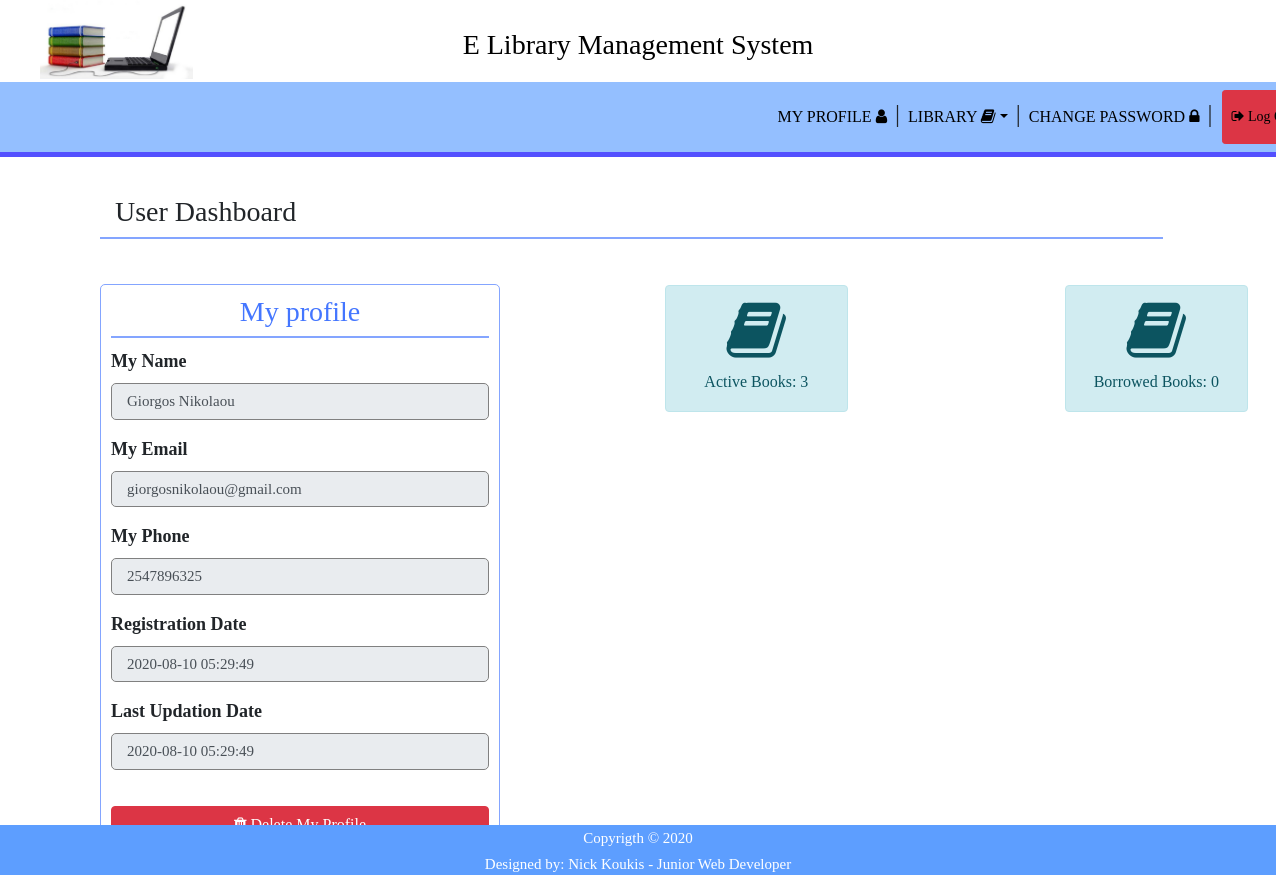
The app's page /user_dashboard.php (signed in) with its own data.
### tables this page shows
CREATE TABLE `students` (
  `id` int(11) NOT NULL,
  `username` varchar(200) NOT NULL,
  `email` varchar(200) NOT NULL,
  `phone` varchar(200) NOT NULL,
  `reg_date` timestamp NULL DEFAULT current_timestamp(),
  `upd_date` timestamp NULL DEFAULT NULL ON UPDATE current_timestamp(),
  `status` int(1) DEFAULT 1,
  `password` varchar(200) NOT NULL
);

### session.php (called while the page is built, shortened)
<?php
include 'includes/config.php';
$user_check=$_SESSION['login_user'];
$query = "SELECT username,id FROM students WHERE username='$user_check'";
$result = mysqli_query($db,$query);
$row=mysqli_fetch_array($result);
$loggedin_id=$row['id'];
?>

### user_dashboard.php (the view, shortened to what this page needs)
<?php include 'server.php';
include 'includes/config.php';
include('session.php');
?>
<!DOCTYPE html>
<html lang="en">
<head>
    <link rel="stylesheet" href="https://stackpath.bootstrapcdn.com/bootstrap/4.5.2/css/bootstrap.min.css">
    <link rel="stylesheet" href="https://cdnjs.cloudflare.com/ajax/libs/font-awesome/4.7.0/css/font-awesome.min.css">
    <link rel="stylesheet" href="assets/CSS/user_header.css">
    <link rel="stylesheet" href="assets/CSS/user_dashboard.css">
    <link rel="stylesheet" href="assets/CSS/footer.css">
</head>
<body>
<?php include 'includes/user_header.php'; ?>
    <div class="col-10" id="user_header">
            <h3>User Dashboard</h3>
    </div>
    <div class="container_form">
        <form method="post">
            <?php
                $query= "SELECT * FROM students where id=$loggedin_id";
                $result=mysqli_query($db,$query);
                if($result){
                    foreach ($result as $row){
            ?>
                <div class="col-12" id="profile_header">
                    <h3>My profile</h3>
                </div>
                <div class="form-group">
                    <label for="username">My Name</label>
                    <input type="text" class="form-control" id="username" name="username" value="<?php echo $row['username'];?>" readonly>
                </div>
                <div class="form-group">
                    <label for="email">My Email</label>
                    <input type="text" class="form-control" id="email" name="email" value="<?php echo $row['email'];?>" readonly>
                </div>
                <div class="form-group">
                    <label for="phone">My Phone</label>
                    <input type="text" class="form-control" id="phone" name="phone" value="<?php echo $row['phone'];?>" readonly>
                </div>
                <div class="form-group">
                    <label for="reg_date">Registration Date</label>
                    <input type="text" class="form-control" id="reg_date" name="reg_date" value="<?php echo $row['reg_date'];?>" readonly>
                </div>
                <div class="form-group">
                    <label for="upd_date">Last Updation Date</label>
                    <input type="text" class="form-control" id="upd_date" name="upd_date" value="<?php echo $row['upd_date'];?>" readonly>
                </div>
            <?php
                }
            }
            ?>
        </form>
        <a href="delete_user_acc.php" onclick="return confirm('Are you sure you want to delete permanently your account?');"><button class="btn btn-danger"><i class="fa fa-trash"></i> Delete My Profile</button></a>
    </div>
    <div class="col-md-2 book">
            <div class="alert alert-info back-widget-set text-center">
              <i class="fa fa-book fa-4x"></i>
              <?php
                    $status = 1;
                    $query ="SELECT count(*) from books where status='$status'";
                    $result = mysqli_query($db,$query);
              ?>
              <h6>Active Books: <?php while ($row = mysqli_fetch_array($result)) {
                      echo $row[0];
                    }?>
              </h6>
            </div>
      </div>
      <div class="col-md-2 borrowed_books">
            <div class="alert alert-info back-widget-set text-center">
              <i class="fa fa-book fa-4x"></i>
              <?php
                    $query ="SELECT count(*) from borrow_books where student_name='$user_check'";
                    $result = mysqli_query($db,$query);
              ?>
              <h6>Borrowed Books: <?php while ($row = mysqli_fetch_array($result)) {
                      echo $row[0];
                    }?>
              </h6>
            </div>
      </div>
</body>
<?php include 'includes/footer.php'; ?>
</html>

### assets/CSS/user_header.css (style rules this page uses)
* { box-sizing: border-box; margin: 0; padding: 0; }
html,body { font-family: 'Times New Roman', Times, serif; height: 100%; }

### assets/CSS/user_dashboard.css (style rules this page uses)
@media screen and (max-width: 1920px) { #user_header { margin-top: 3%; margin-left: 100px; border-bottom: 2px solid rgb(132, 165, 255); } }
@media screen and (max-width: 1920px) { .container_form { border: 1px solid rgb(132, 165, 255); border-radius: 5px; max-width: 400px; margin: auto; padding: 10px; font-size: 18px; font-weight: bold; margin-bottom: 70px; margin-top: 45px; margin-left: 100px; } }
@media screen and (max-width: 1920px) { #profile_header { color: rgb(68, 118, 255); text-align: center; border-bottom: 2px solid rgb(132, 165, 255); } }
@media screen and (max-width: 1920px) { label[for="username"] { padding-top: 10px; } }
@media screen and (max-width: 1920px) { input[type=text] { margin-bottom: 5px; width: 100%; padding: 15px; border-radius:5px; border: 1px solid gray; font-size:15px; } }
@media screen and (max-width: 1920px) { button { margin-top: 20px; margin-bottom: 20px; width: 100%; padding: 15px; border-radius: 5px; font-size: 20px; } }
@media screen and (max-width: 1920px) { .book { margin-left: 650px; margin-top: -660px; } }
@media screen and (max-width: 1920px) { .book h6 { margin-top: 10px; } }
@media screen and (max-width: 1920px) { .borrowed_books { margin-left: 1050px; margin-top: -143px; } }
@media screen and (max-width: 1920px) { .borrowed_books h6 { margin-top: 10px; } }

### records on screen
students: username "Giorgos Nikolaou", email "giorgosnikolaou@gmail.com", phone "2547896325", reg_date "2020-08-10 05:29:49", upd_date "2020-08-10 05:29:49"

### other values on screen
$row[0] "3"
$row[0] "0"
